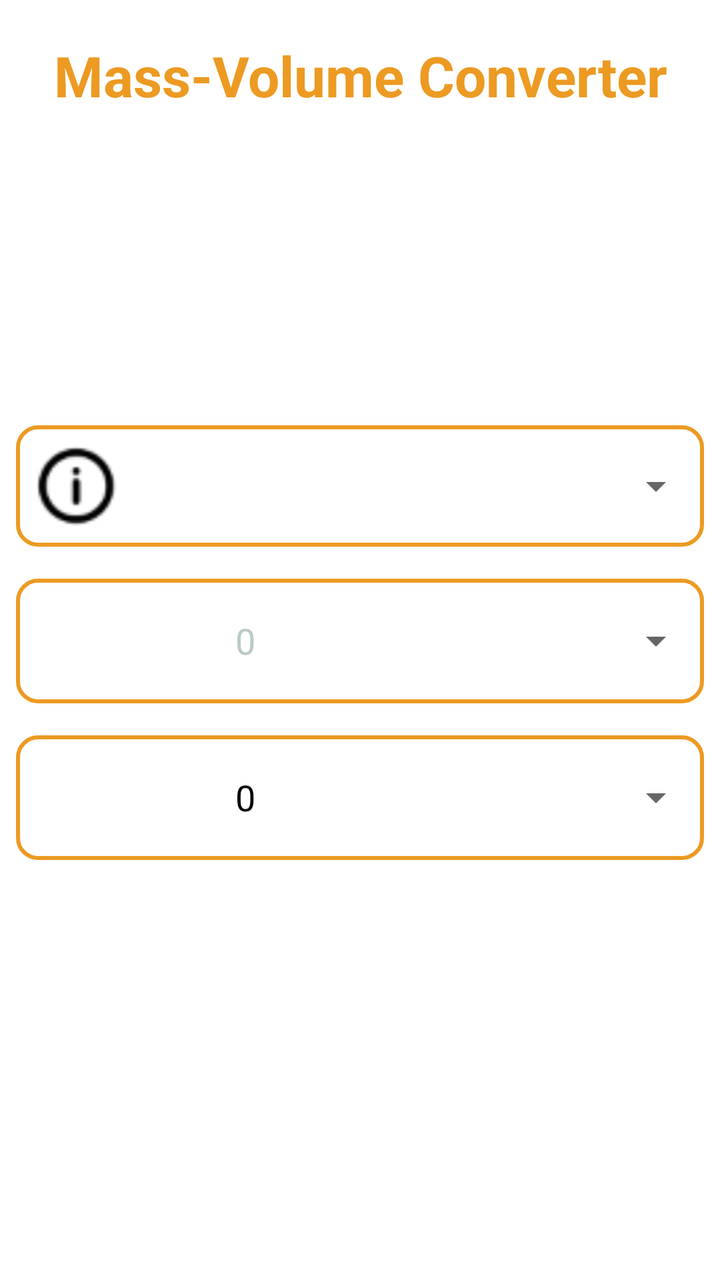
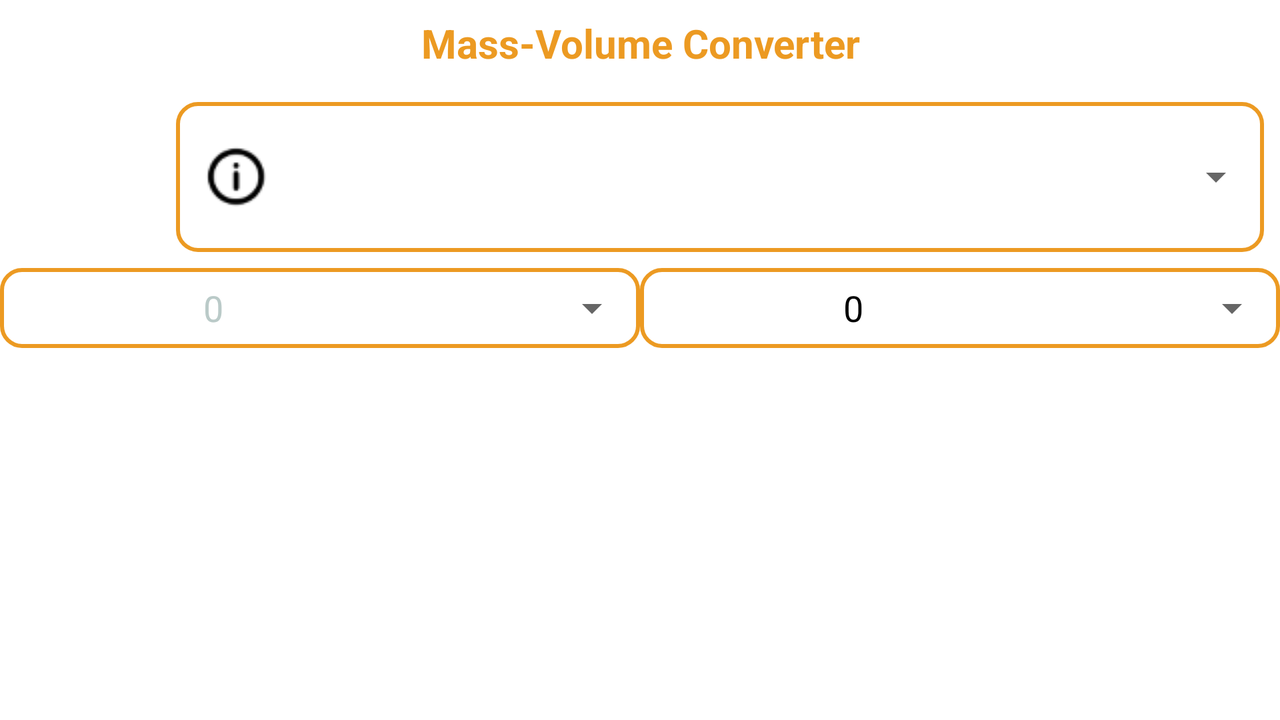

First picture: res/layout/ on a phone held upright. Second picture: the repository's own variant of that layout, on a device whose configuration matches the variant's folder. Source for both follows.
<!-- AndroidManifest.xml: application theme Theme.Converter -->
<!-- res/layout/activity_mass_volume_converter.xml -->
<?xml version="1.0" encoding="utf-8"?>
<LinearLayout xmlns:android="http://schemas.android.com/apk/res/android"
    xmlns:app="http://schemas.android.com/apk/res-auto"
    android:id="@+id/mv_l"
    android:layout_width="match_parent"
    android:layout_height="match_parent"
    android:layout_marginTop="10dp"
    android:backgroundTint="@color/white"
    android:gravity="fill_vertical"
    android:orientation="vertical">

    <TextView
        android:id="@+id/mv_title"
        android:layout_width="match_parent"
        android:layout_height="wrap_content"
        android:layout_margin="8dp"
        android:layout_weight="1"
        android:text="@string/massVolumeConverter"
        android:textColor="@color/brown_200"
        android:textIsSelectable="true"
        android:textSize="28sp"
        android:textStyle="bold" />

    <LinearLayout
        android:id="@+id/ingredients_option_l"
        android:layout_width="match_parent"
        android:layout_height="wrap_content"
        android:layout_margin="8dp"
        android:layout_weight="1"
        android:orientation="vertical">

        <ImageView
            android:id="@+id/ingredient_icon"
            android:layout_width="150dp"
            android:layout_height="150dp"
            android:layout_weight="1"
            app:srcCompat="@drawable/bake" />

        <LinearLayout
            android:id="@+id/ingredients_option_l2"
            android:layout_width="match_parent"
            android:layout_height="match_parent"
            android:layout_marginTop="8dp"
            android:layout_weight="7"
            android:background="@drawable/border"
            android:orientation="horizontal">

            <ImageView
                android:id="@+id/info_bt"
                android:layout_width="60sp"
                android:layout_height="40sp"
                android:onClick="popMethod"
                app:srcCompat="@drawable/info" />

            <Spinner
                android:id="@+id/ingredients_sp"
                android:layout_width="match_parent"
                android:layout_height="40sp"
                android:layout_gravity="center_horizontal|center_vertical"
                android:textColor="@android:color/black"
                android:textSize="18sp" />
        </LinearLayout>
    </LinearLayout>

    <LinearLayout
        android:id="@+id/input_temp_l"
        android:layout_width="match_parent"
        android:layout_height="60sp"
        android:layout_margin="8dp"
        android:layout_weight="1"
        android:background="@drawable/border"
        android:orientation="horizontal">

        <EditText
            android:id="@+id/input_temp"
            android:layout_width="match_parent"
            android:layout_height="60sp"
            android:layout_weight="1"
            android:background="@null"
            android:hint="0"
            android:inputType="number|numberDecimal"
            android:textAlignment="center"
            android:textColor="@color/black"
            android:textColorHint="@color/gray_200"
            android:textSize="18sp" />

        <Spinner
            android:id="@+id/input_unit_temp_sp"
            android:layout_width="match_parent"
            android:layout_height="60sp"
            android:layout_weight="2" />
    </LinearLayout>

    <LinearLayout
        android:id="@+id/result_value_temp_l"
        android:layout_width="match_parent"
        android:layout_height="60sp"
        android:layout_margin="8dp"
        android:layout_weight="1"
        android:background="@drawable/border"
        android:orientation="horizontal">

        <TextView
            android:id="@+id/output_temp"
            android:layout_width="match_parent"
            android:layout_height="60sp"
            android:layout_weight="1"
            android:inputType="number|numberDecimal"
            android:text="0"
            android:textAlignment="center"
            android:textColor="@color/black"
            android:textColorHint="@color/gray_200"
            android:textSize="18sp" />

        <Spinner
            android:id="@+id/output_unit_temp_sp"
            android:layout_width="match_parent"
            android:layout_height="60sp"
            android:layout_weight="2" />

    </LinearLayout>
    
    <LinearLayout
        android:id="@+id/mv_keyboard_l"
        style="@style/keybord">

        <TableLayout
            android:layout_width="wrap_content"
            android:layout_height="match_parent">

            <TableRow
                android:layout_width="match_parent"
                android:layout_height="match_parent"
                android:layout_weight="1">

                <Button
                    android:id="@+id/buttonSeven"
                    android:layout_width="wrap_content"
                    android:layout_height="wrap_content"
                    android:background="@drawable/round_button"
                    android:onClick="sevenBTN"
                    android:text="7" />

                <Button
                    android:id="@+id/buttonEight"
                    android:layout_width="wrap_content"
                    android:layout_height="wrap_content"
                    android:background="@drawable/round_button"
                    android:onClick="eightBTN"
                    android:text="8" />

                <Button
                    android:id="@+id/buttonNine"
                    android:layout_width="wrap_content"
                    android:layout_height="wrap_content"
                    android:background="@drawable/round_button"
                    android:onClick="nineBTN"
                    android:text="9" />
            </TableRow>

            <TableRow
                android:layout_width="match_parent"
                android:layout_height="match_parent"
                android:layout_weight="1">

                <Button
                    android:id="@+id/buttonFour"
                    android:layout_width="wrap_content"
                    android:layout_height="wrap_content"
                    android:background="@drawable/round_button"
                    android:onClick="fourBTN"
                    android:text="4" />

                <Button
                    android:id="@+id/buttonFive"
                    android:layout_width="wrap_content"
                    android:layout_height="wrap_content"
                    android:background="@drawable/round_button"
                    android:onClick="fiveBTN"
                    android:text="5" />

                <Button
                    android:id="@+id/buttonSix"
                    android:layout_width="wrap_content"
                    android:layout_height="wrap_content"
                    android:background="@drawable/round_button"
                    android:onClick="sixBTN"
                    android:text="6" />
            </TableRow>

            <TableRow
                android:layout_width="match_parent"
                android:layout_height="match_parent"
                android:layout_weight="1">

                <Button
                    android:id="@+id/buttonOne"
                    android:layout_width="wrap_content"
                    android:layout_height="wrap_content"
                    android:background="@drawable/round_button"
                    android:onClick="oneBTN"
                    android:text="1" />

                <Button
                    android:id="@+id/buttonTwo"
                    android:layout_width="wrap_content"
                    android:layout_height="wrap_content"
                    android:background="@drawable/round_button"
                    android:onClick="twoBTN"
                    android:text="2" />

                <Button
                    android:id="@+id/buttonThree"
                    android:layout_width="wrap_content"
                    android:layout_height="wrap_content"
                    android:background="@drawable/round_button"
                    android:onClick="threeBTN"
                    android:text="3" />
            </TableRow>

            <TableRow
                android:layout_width="match_parent"
                android:layout_height="match_parent"
                android:layout_weight="1">

                <Button
                    android:id="@+id/buttonPoint"
                    android:layout_width="wrap_content"
                    android:layout_height="wrap_content"
                    android:background="@drawable/round_button"
                    android:onClick="pointBTN"
                    android:text="." />

                <Button
                    android:id="@+id/buttonZero"
                    android:layout_width="wrap_content"
                    android:layout_height="wrap_content"
                    android:background="@drawable/round_button"
                    android:onClick="zeroBTN"
                    android:text="0" />

                <ImageButton
                    android:id="@+id/buttonBackspace"
                    android:layout_width="wrap_content"
                    android:layout_height="match_parent"
                    android:background="@drawable/round_button"
                    android:backgroundTint="@android:color/holo_red_dark"
                    android:onClick="backspaceBTN"
                    app:srcCompat="@drawable/back_space" />
                />
            </TableRow>
        </TableLayout>

        <Button
            android:id="@+id/buttonConvert"
            android:layout_width="wrap_content"
            android:layout_height="match_parent"
            android:layout_weight="1"
            android:background="@drawable/round_button"
            android:onClick="convertBTN"
            android:text="Convert"
            android:textSize="10sp" />
    </LinearLayout>

</LinearLayout>
<!-- resources referenced by this layout -->
<resources>
  <color name="black">#FF000000</color>
  <color name="brown_200">#EC9A22</color>
  <color name="gray_200">#BACAC8</color>
  <color name="white">#FFFFFFFF</color>
  <!-- drawable back_space (drawable) -->
  <?xml version="1.0" encoding="utf-8"?>
  <selector xmlns:android="http://schemas.android.com/apk/res/android">
      <item
          android:drawable="@android:drawable/ic_input_delete"
          android:width="30dp"
          android:height="15dp"/>
  </selector>
  <!-- drawable border (drawable) -->
  <?xml version="1.0" encoding="utf-8"?>
  <shape xmlns:android="http://schemas.android.com/apk/res/android" android:shape="rectangle" >
      <solid android:color="@color/white" />
      <stroke android:width="2dp" android:color="@color/brown_200"/>
      <corners android:radius="10dp" />
  </shape>
  <!-- drawable info: png bitmap (drawable, 2825 bytes) -->
  <string name="massVolumeConverter">Mass-Volume Converter</string>
  <style name="keybord">
          <item name="android:layout_width">match_parent</item>
          <item name="android:layout_height">wrap_content</item>
          <item name="android:layout_marginTop">10dp</item>
          <item name="android:layout_weight">0</item>
          <item name="android:orientation">horizontal</item>
      </style>
  <style name="Theme.Converter" parent="Theme.MaterialComponents.DayNight.DarkActionBar">
           
  
           <item name="colorPrimary">@color/brown_200</item>
           <item name="colorPrimaryVariant">@color/gray_700</item>
           <item name="colorOnPrimary">@color/white</item>
           
  
           <item name="colorSecondary">@color/gray_200</item>
           <item name="colorSecondaryVariant">@color/gray_700</item>
           <item name="colorOnSecondary">@color/black</item>
           
  
           <item name="android:statusBarColor" tools:targetApi="l">?attr/colorPrimaryVariant</item>
           <item name="android:gravity">center_vertical|center_horizontal</item>
           
  
  
       </style>
  <color name="gray_700">#526060</color>
</resources>
<!-- res/layout-land/activity_mass_volume_converter.xml (the repository's variant of the layout above) -->
<!-- drawn on the phone turned sideways -->
<?xml version="1.0" encoding="utf-8"?>
<LinearLayout xmlns:android="http://schemas.android.com/apk/res/android"
    xmlns:app="http://schemas.android.com/apk/res-auto"
    android:id="@+id/mv_l"
    android:layout_width="match_parent"
    android:layout_height="match_parent"
    android:backgroundTint="@color/white"
    android:gravity="fill_vertical"
    android:orientation="vertical">

    
    <TextView
        android:id="@+id/mv_title"
        android:layout_width="match_parent"
        android:layout_height="wrap_content"
        android:layout_margin="8dp"
        android:layout_weight="0"
        android:text="@string/massVolumeConverter"
        android:textColor="@color/brown_200"
        android:textIsSelectable="true"
        android:textSize="20sp"
        android:textStyle="bold" />

    <LinearLayout
        android:id="@+id/ingredients_option_l"
        android:layout_width="match_parent"
        android:layout_height="60dp"
        android:layout_margin="8dp"
        android:layout_weight="2">

        <ImageView
            android:id="@+id/ingredient_icon"
            android:layout_width="100dp"
            android:layout_height="match_parent"
            android:layout_gravity="center|center_horizontal|center_vertical"
            android:layout_marginLeft="20dp"
            android:layout_weight="1"
            app:srcCompat="@drawable/bake" />

        <LinearLayout
            android:id="@+id/ingredients_option_l2"
            android:layout_width="match_parent"
            android:layout_height="match_parent"
            android:layout_marginLeft="20dp"
            android:layout_weight="1"
            android:background="@drawable/border"
            android:orientation="horizontal">

            <ImageView
                android:id="@+id/info_bt"
                android:layout_width="60dp"
                android:layout_height="30dp"
                android:layout_weight="0"
                android:onClick="popMethod"
                app:srcCompat="@drawable/info" />

            <Spinner
                android:id="@+id/ingredients_sp"
                android:layout_width="match_parent"
                android:layout_height="wrap_content"
                android:layout_gravity="center_horizontal|center_vertical"
                android:layout_weight="0"
                android:textColor="@android:color/black"
                android:textSize="18sp" />
        </LinearLayout>
    </LinearLayout>

    <LinearLayout
        android:layout_width="match_parent"
        android:layout_height="wrap_content"
        android:layout_weight="0"
        android:orientation="horizontal">

        <LinearLayout
            android:id="@+id/input_temp_l"
            style="@style/input_output_horizontal">

            <EditText
                android:id="@+id/input_temp"
                android:layout_width="match_parent"
                android:layout_height="match_parent"
                android:layout_weight="1"
                android:background="@null"
                android:hint="0"
                android:inputType="number|numberDecimal"
                android:textAlignment="center"
                android:textColor="@color/black"
                android:textColorHint="@color/gray_200"
                android:textSize="18sp" />

            <Spinner
                android:id="@+id/input_unit_temp_sp"
                android:layout_width="match_parent"
                android:layout_height="match_parent"
                android:layout_weight="2" />
        </LinearLayout>

        <LinearLayout
            android:id="@+id/result_value_temp_l"
            style="@style/input_output_horizontal"
            android:layout_width="match_parent"
            android:layout_height="40dp"
            android:layout_weight="1"
            android:background="@drawable/border"
            android:orientation="horizontal">

            <TextView
                android:id="@+id/output_temp"
                android:layout_width="match_parent"
                android:layout_height="match_parent"
                android:layout_weight="1"
                android:inputType="number|numberDecimal"
                android:text="0"
                android:textAlignment="center"
                android:textColor="@color/black"
                android:textColorHint="@color/gray_200"
                android:textSize="18sp" />

            <Spinner
                android:id="@+id/output_unit_temp_sp"
                android:layout_width="match_parent"
                android:layout_height="match_parent"
                android:layout_weight="2" />

        </LinearLayout>
    </LinearLayout>

    <LinearLayout
        android:id="@+id/mv_keyboard_l"
        style="@style/keybord_horizontal">

        <TableLayout
            android:layout_width="wrap_content"
            android:layout_height="match_parent"
            android:layout_weight="0">

            <TableRow
                android:layout_width="wrap_content"
                android:layout_height="match_parent"
                android:layout_weight="1">

                <Button
                    android:id="@+id/buttonSeven"
                    android:layout_width="wrap_content"
                    android:layout_height="wrap_content"
                    android:background="@drawable/round_button"
                    android:onClick="sevenBTN"
                    android:text="7" />

                <Button
                    android:id="@+id/buttonEight"
                    android:layout_width="wrap_content"
                    android:layout_height="wrap_content"
                    android:background="@drawable/round_button"
                    android:onClick="eightBTN"
                    android:text="8" />

                <Button
                    android:id="@+id/buttonNine"
                    android:layout_width="wrap_content"
                    android:layout_height="wrap_content"
                    android:background="@drawable/round_button"
                    android:onClick="nineBTN"
                    android:text="9" />
            </TableRow>

            <TableRow
                android:layout_width="wrap_content"
                android:layout_height="match_parent"
                android:layout_weight="1">

                <Button
                    android:id="@+id/buttonFour"
                    android:layout_width="wrap_content"
                    android:layout_height="wrap_content"
                    android:background="@drawable/round_button"
                    android:onClick="fourBTN"
                    android:text="4" />

                <Button
                    android:id="@+id/buttonFive"
                    android:layout_width="wrap_content"
                    android:layout_height="wrap_content"
                    android:background="@drawable/round_button"
                    android:onClick="fiveBTN"
                    android:text="5" />

                <Button
                    android:id="@+id/buttonSix"
                    android:layout_width="wrap_content"
                    android:layout_height="wrap_content"
                    android:background="@drawable/round_button"
                    android:onClick="sixBTN"
                    android:text="6" />
            </TableRow>

            <TableRow
                android:layout_width="wrap_content"
                android:layout_height="match_parent"
                android:layout_weight="1">

                <Button
                    android:id="@+id/buttonOne"
                    android:layout_width="wrap_content"
                    android:layout_height="wrap_content"
                    android:background="@drawable/round_button"
                    android:onClick="oneBTN"
                    android:text="1" />

                <Button
                    android:id="@+id/buttonTwo"
                    android:layout_width="wrap_content"
                    android:layout_height="wrap_content"
                    android:background="@drawable/round_button"
                    android:onClick="twoBTN"
                    android:text="2" />

                <Button
                    android:id="@+id/buttonThree"
                    android:layout_width="wrap_content"
                    android:layout_height="wrap_content"
                    android:background="@drawable/round_button"
                    android:onClick="threeBTN"
                    android:text="3" />
            </TableRow>

            <TableRow
                android:layout_width="wrap_content"
                android:layout_height="match_parent"
                android:layout_weight="1">

                <Button
                    android:id="@+id/buttonPoint"
                    android:layout_width="wrap_content"
                    android:layout_height="wrap_content"
                    android:background="@drawable/round_button"
                    android:onClick="pointBTN"
                    android:text="." />

                <Button
                    android:id="@+id/buttonZero"
                    android:layout_width="wrap_content"
                    android:layout_height="wrap_content"
                    android:background="@drawable/round_button"
                    android:onClick="zeroBTN"
                    android:text="0" />

                <ImageButton
                    android:id="@+id/buttonBackspace"
                    android:layout_width="wrap_content"
                    android:layout_height="match_parent"
                    android:background="@drawable/round_button"
                    android:backgroundTint="@android:color/holo_red_dark"
                    android:onClick="backspaceBTN"
                    app:srcCompat="@drawable/back_space" />
                />
            </TableRow>
        </TableLayout>

        <Button
            android:id="@+id/buttonConvert"
            android:layout_width="wrap_content"
            android:layout_height="match_parent"
            android:layout_weight="1"
            android:background="@drawable/round_button"
            android:onClick="convertBTN"
            android:text="Convert"
            android:textSize="10sp" />
    </LinearLayout>

</LinearLayout>
<!-- resources referenced by the variant -->
<!-- as the phone turned sideways resolves them -->
<resources>
  <color name="black">#FF000000</color>
  <color name="brown_200">#EC9A22</color>
  <color name="gray_200">#BACAC8</color>
  <color name="white">#FFFFFFFF</color>
  <!-- drawable back_space (drawable) -->
  <?xml version="1.0" encoding="utf-8"?>
  <selector xmlns:android="http://schemas.android.com/apk/res/android">
      <item
          android:drawable="@android:drawable/ic_input_delete"
          android:width="30dp"
          android:height="15dp"/>
  </selector>
  <!-- drawable border (drawable) -->
  <?xml version="1.0" encoding="utf-8"?>
  <shape xmlns:android="http://schemas.android.com/apk/res/android" android:shape="rectangle" >
      <solid android:color="@color/white" />
      <stroke android:width="2dp" android:color="@color/brown_200"/>
      <corners android:radius="10dp" />
  </shape>
  <!-- drawable info: png bitmap (drawable, 2825 bytes) -->
  <string name="massVolumeConverter">Mass-Volume Converter</string>
  <style name="input_output_horizontal">
          <item name="android:layout_width">match_parent</item>
          <item name="android:layout_height">40dp</item>
          <item name="android:layout_weight">1</item>
          <item name="android:background">@drawable/border</item>
          <item name="android:orientation">horizontal</item>
      </style>
  <style name="keybord_horizontal">
          <item name="android:layout_width">match_parent</item>
          <item name="android:layout_height">100dp</item>
          <item name="android:layout_marginTop">10dp</item>
          <item name="android:layout_weight">10</item>
          <item name="android:orientation">horizontal</item>
      </style>
  <style name="Theme.Converter" parent="Theme.MaterialComponents.DayNight.DarkActionBar">
           
  
           <item name="colorPrimary">@color/brown_200</item>
           <item name="colorPrimaryVariant">@color/gray_700</item>
           <item name="colorOnPrimary">@color/white</item>
           
  
           <item name="colorSecondary">@color/gray_200</item>
           <item name="colorSecondaryVariant">@color/gray_700</item>
           <item name="colorOnSecondary">@color/black</item>
           
  
           <item name="android:statusBarColor" tools:targetApi="l">?attr/colorPrimaryVariant</item>
           <item name="android:gravity">center_vertical|center_horizontal</item>
           
  
  
       </style>
  <color name="gray_700">#526060</color>
</resources>
